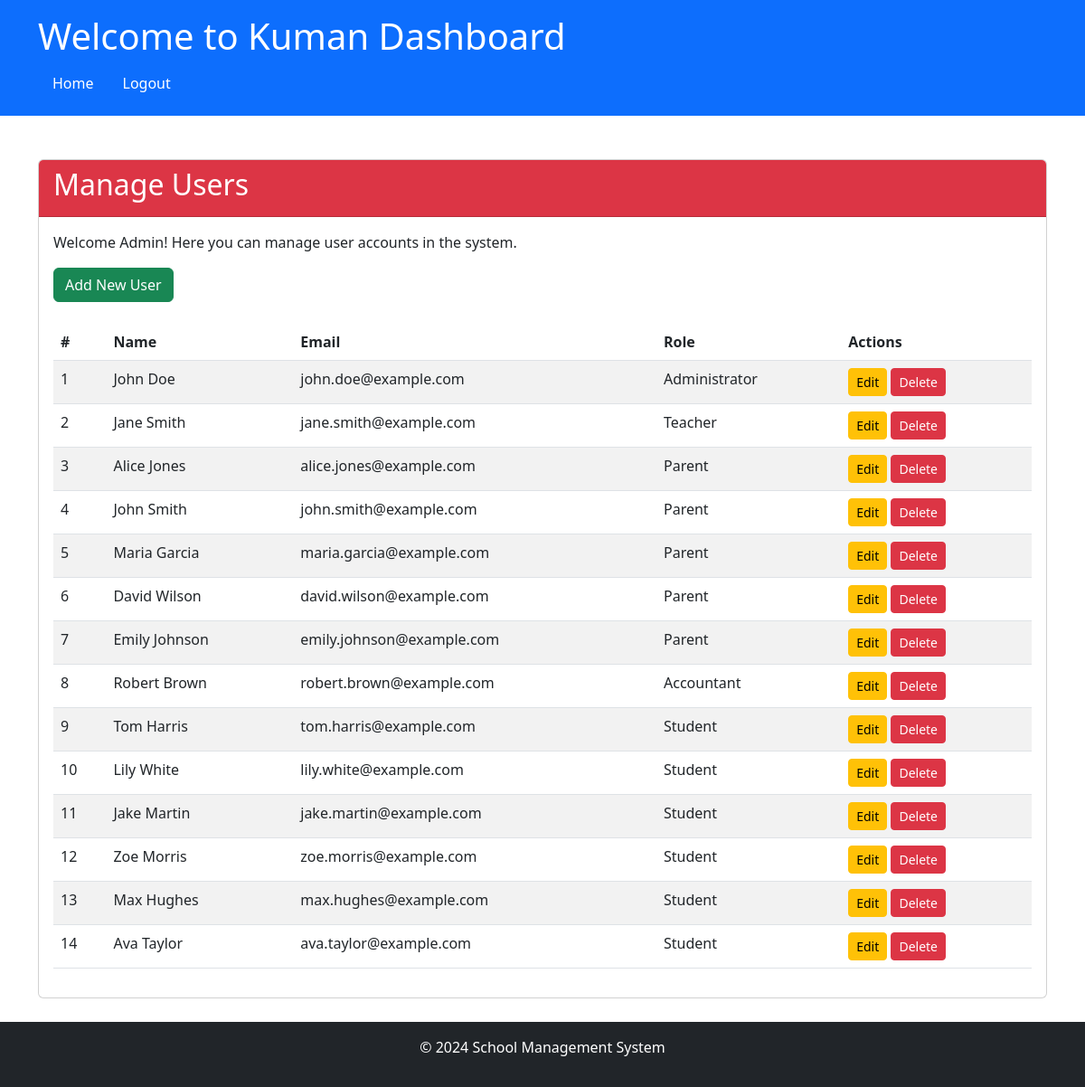
Before: /admin/manage_users (signed in) with the older database file.
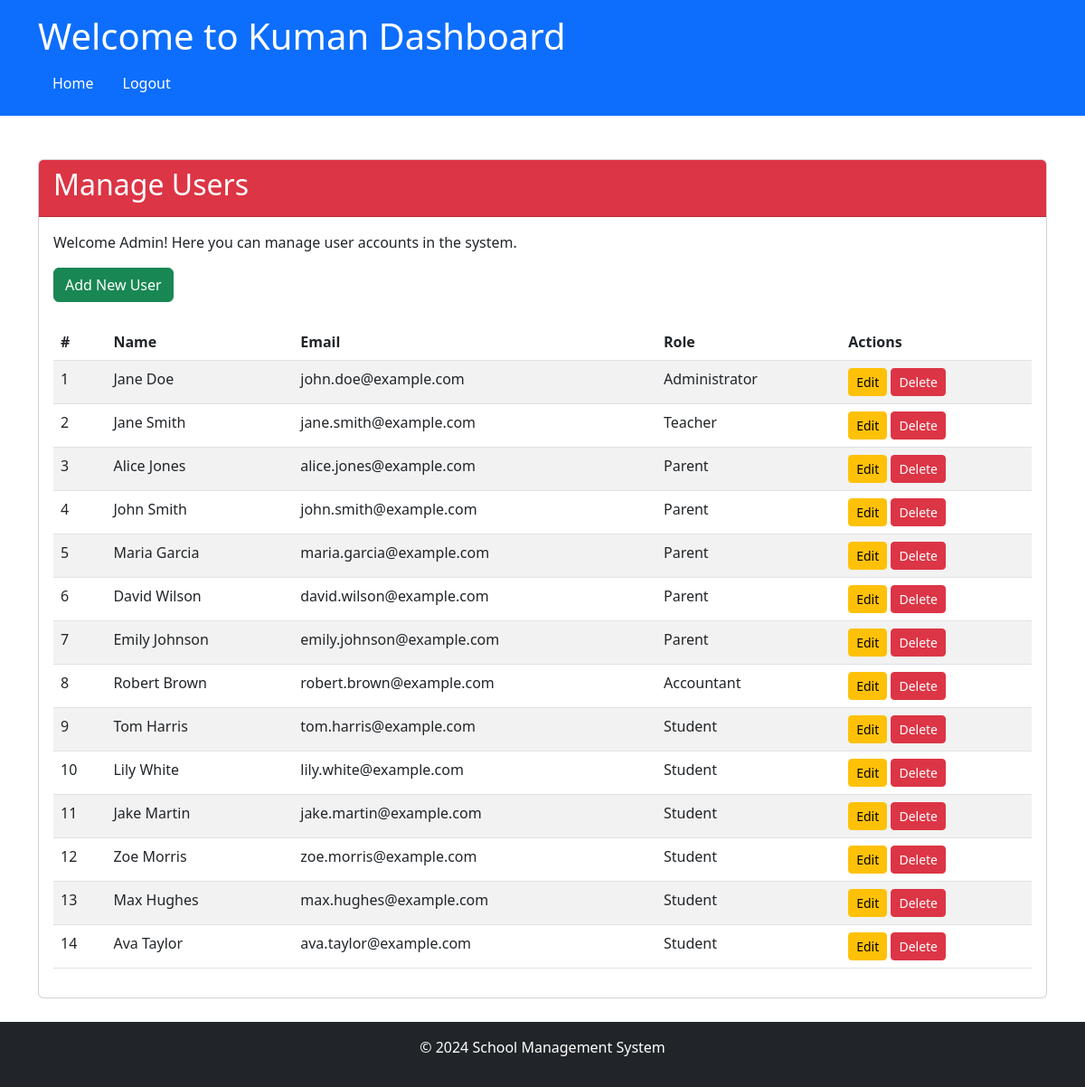
After: the same page with the newer database file.
### app/models/models.py (models this page shows)
class Settings(db.Model):
    __tablename__ = 'Settings'
    setting_key = db.Column('SettingKey', db.String, primary_key=True)
    setting_value = db.Column('SettingValue', db.String)
    description = db.Column('Description', db.String, nullable=False)
    value_type = db.Column('ValueType', db.String, nullable=False)
    category = db.Column('Category', db.String, nullable=False)

class User(UserMixin, db.Model):
    __tablename__ = 'User'
    id = db.Column('Id', db.String, primary_key=True, default=lambda: str(uuid.uuid4()))
    password = db.Column('Password', db.String, nullable=True)
    role_id = db.Column('RoleId', db.String, ForeignKey('Role.Id', ondelete='SET NULL'))
    email = db.Column('Email', db.String, nullable=False)
    first_name = db.Column('FirstName', db.String, nullable=False)
    last_name = db.Column('LastName', db.String, nullable=False)
    date_of_birth = db.Column('DateOfBirth', db.Date, nullable=False)
    telegram_id = db.Column('TelegramId', db.String, nullable=True)
    role = relationship('Role', back_populates='users')
    parent_students = relationship('ParentStudentRelation', foreign_keys='[ParentStudentRelation.parent_id]', back_populates='parent', cascade="all, delete-orphan")
    student_parents = relationship('ParentStudentRelation', foreign_keys='[ParentStudentRelation.student_id]', back_populates='student', cascade="all, delete-orphan")
    class_assignments_as_teacher = relationship('ClassAssignment', foreign_keys='ClassAssignment.teacher_id', back_populates='teacher')
    class_assignments_as_student = relationship('ClassAssignment', foreign_keys='ClassAssignment.student_id', back_populates='student')

class Role(db.Model):
    __tablename__ = 'Role'
    id = db.Column('Id', db.String, primary_key=True, default=lambda: str(uuid.uuid4()))
    role_name = db.Column('RoleName', db.String, nullable=False)
    users = relationship('User', back_populates='role')

### app/routes/admin_routes.py (the view)
@admin.route('/manage_users')
@login_required
@role_required('1')
def manage_users():
    users = User.query.all()  # Retrieve all users from the User table
    return render_template('admin/manage_users.html', users=users, app_name=app_name())

### app/__init__.py (called while the page is built)
@login_manager.user_loader
def load_user(user_id):
    from .models.models import User
    return User.query.get(user_id)

### app/routes/routes.py (called while the page is built)
def app_name():
    app_name = "School Management System"
    with current_app.app_context():
        setting = Settings.query.filter_by(setting_key='school_name').first()
        if setting and setting.setting_value:
            app_name = setting.setting_value
    return app_name

def role_required(*roles):
    def decorator(f):
        @wraps(f)
        def decorated_function(*args, **kwargs):
            if not current_user.is_authenticated or current_user.role_id not in roles:
                abort(403)  # Forbidden access if role does not match
            return f(*args, **kwargs)
        return decorated_function
    return decorator

### app/templates/admin/manage_users.html
{% extends "share/dashboard.html" %} {% block title %}Manage Users{% endblock %}
{% block card_header %}bg-danger{% endblock %} {% block card_title %}Manage
Users{% endblock %} {% block card_content %}
<p>Welcome Admin! Here you can manage user accounts in the system.</p>
<div class="mb-4">
	<a href="{{ url_for('admin.add_user') }}" class="btn btn-success"
		>Add New User</a
	>
</div>
<div class="table-responsive">
	<table class="table table-striped">
		<thead>
			<tr>
				<th>#</th>
				<th>Name</th>
				<th>Email</th>
				<th>Role</th>
				<th>Actions</th>
			</tr>
		</thead>
		<tbody>
			{% for user in users %}
			<tr>
				<td>{{ loop.index }}</td>
				<td>{{ user.first_name }} {{ user.last_name }}</td>
				<td>{{ user.email }}</td>
				<td>{{ user.role.role_name }}</td>
				<td>
					<a
						href="{{ url_for('admin.edit_user', user_id=user.id) }}"
						class="btn btn-warning btn-sm"
						>Edit</a
					>
					<form
						action="{{ url_for('admin.delete_user', user_id=user.id) }}"
						method="post"
						class="d-inline"
						onsubmit="return confirm('Are you sure you want to delete this user?');"
					>
						<button type="submit" class="btn btn-danger btn-sm">Delete</button>
					</form>
				</td>
			</tr>
			{% endfor %}
		</tbody>
	</table>
</div>
{% endblock %}

### app/templates/share/dashboard.html (shortened to what this page needs)
<!DOCTYPE html>
<html lang="en">
	<head>
		<link
			href="https://cdn.jsdelivr.net/npm/bootstrap@5.3.0-alpha1/dist/css/bootstrap.min.css"
			rel="stylesheet"
		/>
	</head>
	<body>
		<header class="bg-primary text-white p-3">
			<div class="container">
				<h1>Welcome to {{app_name}} Dashboard</h1>
				<nav>
					<ul class="nav">
						<li class="nav-item">
							<a
								class="nav-link text-white"
								href="{% if current_user.role_id == '1' %}
                                        {{ url_for('admin.dashboard') }}
                                      {% elif current_user.role_id == '2' %}
                                        {{ url_for('teacher.dashboard') }}
                                      {% elif current_user.role_id == '3' %}
                                        {{ url_for('parent.dashboard') }}
                                      {% elif current_user.role_id == '4' %}
                                        {{ url_for('accountant.dashboard') }}
                                      {% else %}
                                        {{ url_for('views.home') }}
                                      {% endif %}"
								>Home</a
							>
						</li>
						<li class="nav-item">
							<a class="nav-link text-white" href="{{ url_for('auth.logout') }}"
								>Logout</a
							>
						</li>
					</ul>
				</nav>
			</div>
		</header>
		<main class="container my-5" style="padding-bottom: 50px;">
			<div class="card">
				<div
					class="card-header text-white {% block card_header %}{% endblock %}"
				>
					<h2>{% block card_title %} {% endblock %}</h2>
				</div>
				<div class="card-body">{% block card_content %} {% endblock %}</div>
			</div>
		</main>
		<footer class="bg-dark text-white py-3 fixed-bottom footer">
			<div class="container text-center">
				<p>&copy; 2024 School Management System</p>
			</div>
		</footer>
	</body>
</html>

Changed rows visible on the page:
changed User "Doe": first_name "John" → "Jane"
